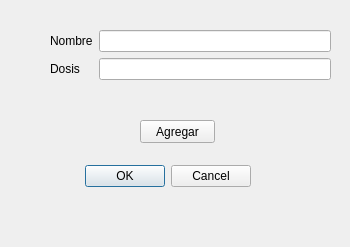
<?xml version="1.0" encoding="UTF-8"?>
<ui version="4.0">
 <class>Dialog</class>
 <widget class="QDialog" name="Dialog">
  <property name="geometry">
   <rect>
    <x>0</x>
    <y>0</y>
    <width>350</width>
    <height>247</height>
   </rect>
  </property>
  <property name="windowTitle">
   <string>Dialog</string>
  </property>
  <widget class="QDialogButtonBox" name="buttonBox">
   <property name="geometry">
    <rect>
     <x>70</x>
     <y>160</y>
     <width>181</width>
     <height>32</height>
    </rect>
   </property>
   <property name="orientation">
    <enum>Qt::Horizontal</enum>
   </property>
   <property name="standardButtons">
    <set>QDialogButtonBox::Cancel|QDialogButtonBox::Ok</set>
   </property>
  </widget>
  <widget class="QWidget" name="formLayoutWidget">
   <property name="geometry">
    <rect>
     <x>50</x>
     <y>30</y>
     <width>281</width>
     <height>71</height>
    </rect>
   </property>
   <layout class="QFormLayout" name="formLayout">
    <item row="0" column="0">
     <widget class="QLabel" name="label">
      <property name="text">
       <string>Nombre</string>
      </property>
     </widget>
    </item>
    <item row="1" column="0">
     <widget class="QLabel" name="label_2">
      <property name="text">
       <string>Dosis</string>
      </property>
     </widget>
    </item>
    <item row="0" column="1">
     <widget class="QLineEdit" name="nombre"/>
    </item>
    <item row="1" column="1">
     <widget class="QLineEdit" name="dosis"/>
    </item>
   </layout>
  </widget>
  <widget class="QPushButton" name="pushButton">
   <property name="geometry">
    <rect>
     <x>140</x>
     <y>120</y>
     <width>75</width>
     <height>23</height>
    </rect>
   </property>
   <property name="text">
    <string>Agregar</string>
   </property>
  </widget>
 </widget>
 <resources/>
 <connections>
  <connection>
   <sender>buttonBox</sender>
   <signal>accepted()</signal>
   <receiver>Dialog</receiver>
   <slot>accept()</slot>
   <hints>
    <hint type="sourcelabel">
     <x>248</x>
     <y>254</y>
    </hint>
    <hint type="destinationlabel">
     <x>157</x>
     <y>274</y>
    </hint>
   </hints>
  </connection>
  <connection>
   <sender>buttonBox</sender>
   <signal>rejected()</signal>
   <receiver>Dialog</receiver>
   <slot>reject()</slot>
   <hints>
    <hint type="sourcelabel">
     <x>316</x>
     <y>260</y>
    </hint>
    <hint type="destinationlabel">
     <x>286</x>
     <y>274</y>
    </hint>
   </hints>
  </connection>
 </connections>
</ui>
